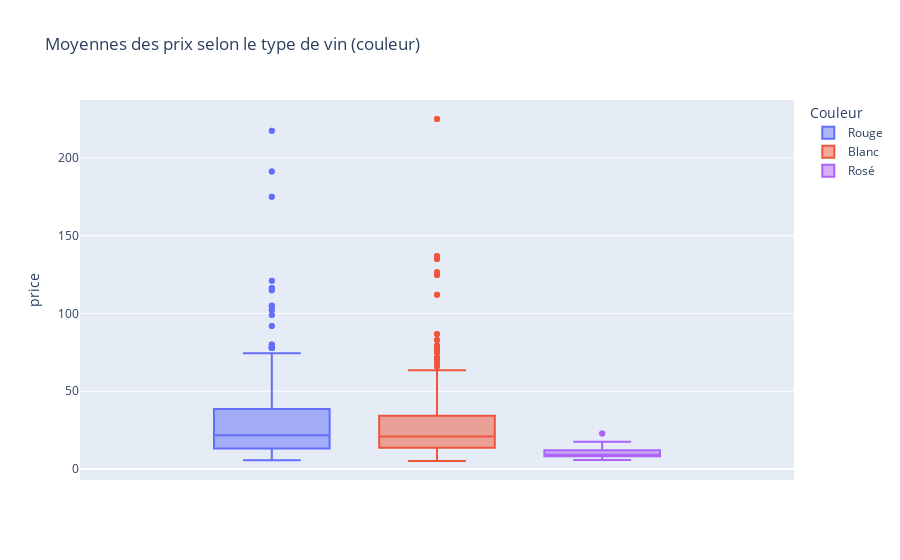

The notebook cell this image was saved under:
### Code cell
px.box(allin_for_analyze, y="price", color="Couleur", title= "Moyennes des prix selon le type de vin (couleur)")

### Figure 1 — Plotly figure (JSON) as saved in the notebook; plotly's stock layout.template omitted (floating-point values rounded to 4 significant figures; data arrays with more than 128 entries replaced by an {"elided": "..."} marker saying what was removed)
{"data": [{"alignmentgroup": "True", "hovertemplate": "Couleur=Rouge<br>price=%{y}<extra></extra>", "legendgroup": "Rouge", "marker": {"color": "#636efa"}, "name": "Rouge", "notched": false, "offsetgroup": "Rouge", "orientation": "v", "showlegend": true, "type": "box", "x0": " ", "xaxis": "x", "y": {"elided": "598 float values"}, "y0": " ", "yaxis": "y"}, {"alignmentgroup": "True", "hovertemplate": "Couleur=Blanc<br>price=%{y}<extra></extra>", "legendgroup": "Blanc", "marker": {"color": "#EF553B"}, "name": "Blanc", "notched": false, "offsetgroup": "Blanc", "orientation": "v", "showlegend": true, "type": "box", "x0": " ", "xaxis": "x", "y": {"elided": "492 float values"}, "y0": " ", "yaxis": "y"}, {"alignmentgroup": "True", "hovertemplate": "Couleur=Rosé<br>price=%{y}<extra></extra>", "legendgroup": "Rosé", "marker": {"color": "#ab63fa"}, "name": "Rosé", "notched": false, "offsetgroup": "Rosé", "orientation": "v", "showlegend": true, "type": "box", "x0": " ", "xaxis": "x", "y": [9.4, 9.4, 9.9, 9.9, 8.2, 8.2, 9.1, 9.1, 6.5, 6.5, 13.9, 13.9, 17.5, 17.5, 8.5, 8.5, 7.6, 7.6, 9.2, 9.2, 12.1, 12.1, 5.8, 5.8, 9.8, 9.8, 8.7, 8.7, 8.7, 8.7, 6.5, 6.5, 14.4, 14.4, 22.8, 22.8, 9.3, 9.3], "y0": " ", "yaxis": "y"}], "layout": {"boxmode": "group", "legend": {"title": {"text": "Couleur"}, "tracegroupgap": 0}, "title": {"text": "Moyennes des prix selon le type de vin (couleur)"}, "xaxis": {"anchor": "y", "domain": [0, 1]}, "yaxis": {"anchor": "x", "domain": [0, 1], "title": {"text": "price"}}}}
